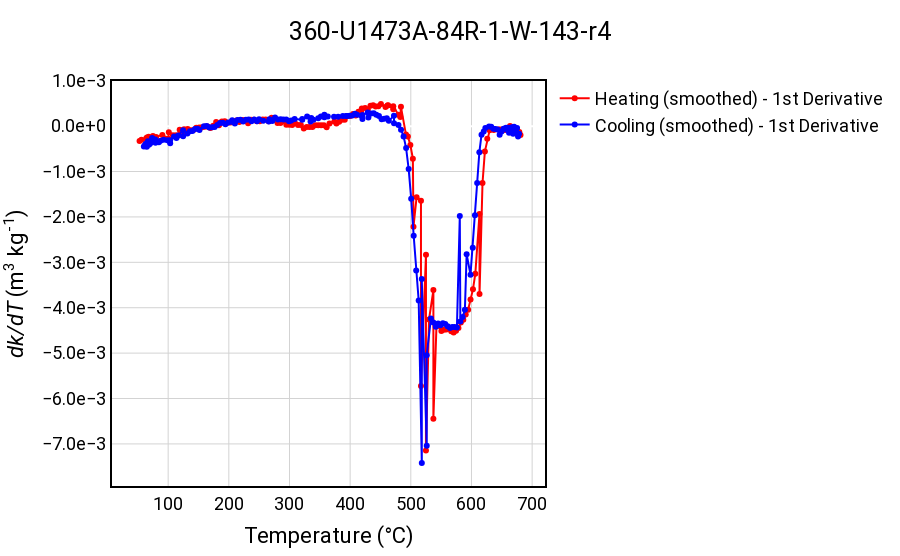
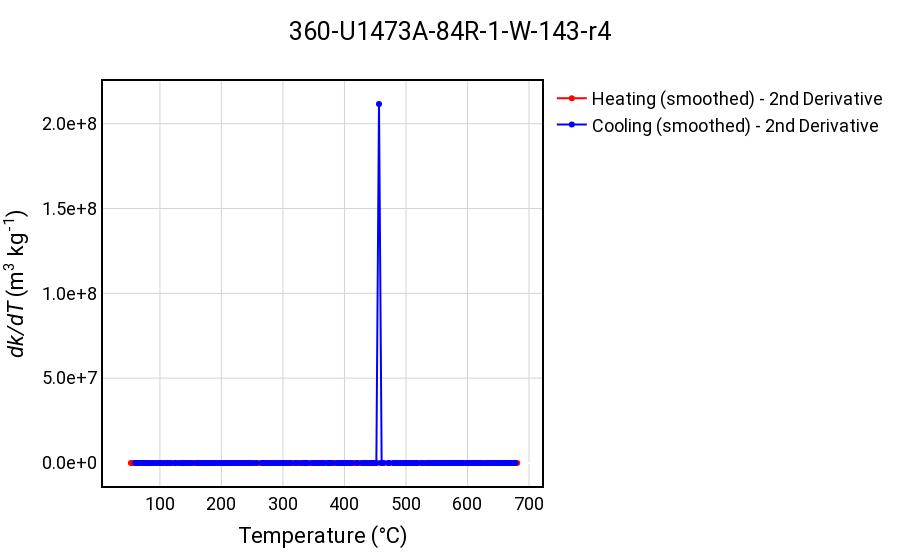

The notebook cell these images were saved under, in order:
### Markdown cell above
### 7. Plot the first and second derivatives of the <span style="font-family: 'Times New Roman';">*k(T)*</span> data

Plotting the first and second derviatives of the data can help define practical Curie Temperatures for the phases in a specimen. For the first derviative one looks for the maximum in the derivative. In the second derivative, one looks for the zero crossing points. The second derivative can often be noisy and hard to work with. NB. The temperatures defined this way are only an estimate of the Curie Temperature.

### Code cell
#Created dataframes from the smoothed data

df_hsmoothed = pd.DataFrame({
    'temp': avg_temp_heat,
    'susc': avg_chi_heat
})

df_csmoothed = pd.DataFrame({
    'temp': avg_temp_cool,
    'susc': avg_chi_cool
})

# ----------------------------------------------------------------------------------------------------------------
# Calculate first order derivative
df_hsmoothed['first_derivative_susc'] = df_hsmoothed['susc'].diff()
df_hsmoothed['first_derivative_temp'] = df_hsmoothed['temp'].diff()
df_hsmoothed['first_derivative_kT'] = df_hsmoothed['first_derivative_susc']/df_hsmoothed['first_derivative_temp']
df_hsmoothed['first_derivative_tstep'] = df_hsmoothed['temp']+(df_hsmoothed['first_derivative_temp']/2)

df_csmoothed['first_derivative_susc'] = df_csmoothed['susc'].diff()
df_csmoothed['first_derivative_temp'] = df_csmoothed['temp'].diff()
df_csmoothed['first_derivative_kT'] = df_csmoothed['first_derivative_susc']/df_csmoothed['first_derivative_temp']
df_csmoothed['first_derivative_tstep'] = df_csmoothed['temp']+(df_csmoothed['first_derivative_temp']/2)

# Create a plot for the 'heat' dataset with red points and a line
fig_dheat = go.Figure()

# Add heat data as a scatter plot with red points and lines
fig_dheat.add_trace(go.Scatter(
    x=df_hsmoothed['first_derivative_tstep'],
    y=df_hsmoothed['first_derivative_kT'],
    mode='lines+markers',
    marker=dict(color='red'),
    line=dict(color='red'),
    name='Heating (smoothed) - 1st Derivative'
))

# Create a scatter plot for the 'cooling' dataset with blue points and a line
fig_dcool = go.Figure()

# Add cooling data as a scatter plot with blue points and lines
fig_dcool.add_trace(go.Scatter(
    x=df_csmoothed['first_derivative_tstep'],
    y=df_csmoothed['first_derivative_kT'],
    mode='lines+markers',
    marker=dict(color='blue'),
    line=dict(color='blue'),
    name='Cooling (smoothed) - 1st Derivative'
))

# Combine the two figures
fig = go.Figure(data=fig_dheat.data + fig_dcool.data)

width = 900  # Adjust the width to your preference
height = int(width / 1.618)  # Calculate height based on the golden ratio

# Update the layout with a unified title and labels
fig.update_layout(
        title={
        'text': f"{selected_specimen}",
        'x': 0.5,  # Center the title
        'xanchor': 'center'
    },
    width=width,
    height=height,
    xaxis_title='Temperature (&deg;C)',
    yaxis_title='<i>dk/dT</i> (m<sup>3</sup> kg<sup>-1</sup>)',
    showlegend=True,
    paper_bgcolor='white',  # Background color of the entire plot
    plot_bgcolor='white',   # Background color of the plotting area
    font=dict(
        family='Roboto, sans-serif',
        size=18,
        color="Black"
    ),
    xaxis=dict(
        tick0=0,  # Start at 0
        dtick=100,  # Tick every 100 units
        gridcolor='lightgray',  # Color of the grid lines
        gridwidth=1,  # Width of the grid lines
        showline=True,  # Show x-axis line
        linewidth=1,  # Width of the x-axis line
        linecolor='black'  # Color of the x-axis line
    ),
    yaxis=dict(
        # Automatic tick marks on the y-axis
        autorange= True,  # Reversed for easier reading
        tickformat='.1e',  # Scientific notation format
        gridcolor='lightgray',  # Color of the grid lines
        gridwidth=1,  # Width of the grid lines
        showline=True,  # Show y-axis line
        linewidth=1,  # Width of the y-axis line
        linecolor='black'  # Color of the y-axis line
    ),
        shapes=[
        # Frame around the plot
        dict(
            type='rect',
            xref='paper', yref='paper',
            x0=0, y0=0, x1=1, y1=1,
            line=dict(color='black', width=2)
        )
    ],
    margin=dict(
        l=50,  # Adjust left margin
        r=50,  # Adjust right margin
        b=50,  # Adjust bottom margin
        t=80   # Adjust top margin for title
    )
)

# Plot first order derviative
fig.show()

# -----------------------------------------------------------------------------------------------------------------
# Calculate second order derivative
df_hsmoothed['second_derivative_susc'] = df_hsmoothed['susc'].diff().diff()
df_hsmoothed['second_derivative_temp'] = df_hsmoothed['temp'].diff().diff()
df_hsmoothed['second_derivative_kT'] = df_hsmoothed['second_derivative_susc']/df_hsmoothed['second_derivative_temp']
df_hsmoothed['second_derivative_tstep'] = df_hsmoothed['temp']+(df_hsmoothed['first_derivative_temp']/2)

df_csmoothed['second_derivative_susc'] = df_csmoothed['susc'].diff().diff()
df_csmoothed['second_derivative_temp'] = df_csmoothed['temp'].diff().diff()
df_csmoothed['second_derivative_kT'] = df_csmoothed['second_derivative_susc']/df_csmoothed['second_derivative_temp']
df_csmoothed['second_derivative_tstep'] = df_csmoothed['temp']+(df_csmoothed['first_derivative_temp']/2)

# Create a plot for the 'heat' dataset with red points and a line
fig_d2heat = go.Figure()

# Add heat data as a scatter plot with red points and lines
fig_d2heat.add_trace(go.Scatter(
    x=df_hsmoothed['second_derivative_tstep'],
    y=df_hsmoothed['second_derivative_kT'],
    mode='lines+markers',
    marker=dict(color='red'),
    line=dict(color='red'),
    name='Heating (smoothed) - 2nd Derivative'
))

# Create a scatter plot for the 'cooling' dataset with blue points and a line
fig_d2cool = go.Figure()

# Add cooling data as a scatter plot with blue points and lines
fig_d2cool.add_trace(go.Scatter(
    x=df_csmoothed['second_derivative_tstep'],
    y=df_csmoothed['second_derivative_kT'],
    mode='lines+markers',
    marker=dict(color='blue'),
    line=dict(color='blue'),
    name='Cooling (smoothed) - 2nd Derivative'
))

# Combine the two figures
figd2 = go.Figure(data=fig_d2heat.data + fig_d2cool.data)

width = 900  # Adjust the width to your preference
height = int(width / 1.618)  # Calculate height based on the golden ratio

# Update the layout with a unified title and labels
figd2.update_layout(
        title={
        'text': f"{selected_specimen}",
        'x': 0.5,  # Center the title
        'xanchor': 'center'
    },
    width=width,
    height=height,
    xaxis_title='Temperature (&deg;C)',
    yaxis_title='<i>dk/dT</i> (m<sup>3</sup> kg<sup>-1</sup>)',
    showlegend=True,
    paper_bgcolor='white',  # Background color of the entire plot
    plot_bgcolor='white',   # Background color of the plotting area
    font=dict(
        family='Roboto, sans-serif',
        size=18,
        color="Black"
    ),
    xaxis=dict(
        tick0=0,  # Start at 0
        dtick=100,  # Tick every 100 units
        gridcolor='lightgray',  # Color of the grid lines
        gridwidth=1,  # Width of the grid lines
        showline=True,  # Show x-axis line
        linewidth=1,  # Width of the x-axis line
        linecolor='black'  # Color of the x-axis line
    ),
    yaxis=dict(
        # Automatic tick marks on the y-axis
        autorange= True,  # Reversed for easier reading
        tickformat='.1e',  # Scientific notation format
        gridcolor='lightgray',  # Color of the grid lines
        gridwidth=1,  # Width of the grid lines
        showline=True,  # Show y-axis line
        linewidth=1,  # Width of the y-axis line
        linecolor='black'  # Color of the y-axis line
    ),
        shapes=[
        # Frame around the plot
        dict(
            type='rect',
            xref='paper', yref='paper',
            x0=0, y0=0, x1=1, y1=1,
            line=dict(color='black', width=2)
        )
    ],
    margin=dict(
        l=50,  # Adjust left margin
        r=50,  # Adjust right margin
        b=50,  # Adjust bottom margin
        t=80   # Adjust top margin for title
    )
)

# Plot first order derviative
figd2.show()

### Figure 1 — Plotly figure (JSON) as saved in the notebook; plotly's stock layout.template omitted (floating-point values rounded to 4 significant figures; data arrays with more than 128 entries replaced by an {"elided": "..."} marker saying what was removed)
{"data": [{"line": {"color": "red"}, "marker": {"color": "red"}, "mode": "lines+markers", "name": "Heating (smoothed) - 1st Derivative", "type": "scatter", "x": {"elided": "152 float values"}, "y": {"elided": "152 float values"}}, {"line": {"color": "blue"}, "marker": {"color": "blue"}, "mode": "lines+markers", "name": "Cooling (smoothed) - 1st Derivative", "type": "scatter", "x": {"elided": "169 float values"}, "y": {"elided": "169 float values"}}], "layout": {"font": {"color": "Black", "family": "Roboto, sans-serif", "size": 18}, "height": 556, "margin": {"b": 50, "l": 50, "r": 50, "t": 80}, "paper_bgcolor": "white", "plot_bgcolor": "white", "shapes": [{"line": {"color": "black", "width": 2}, "type": "rect", "x0": 0, "x1": 1, "xref": "paper", "y0": 0, "y1": 1, "yref": "paper"}], "showlegend": true, "title": {"text": "360-U1473A-84R-1-W-143-r4", "x": 0.5, "xanchor": "center"}, "width": 900, "xaxis": {"dtick": 100, "gridcolor": "lightgray", "gridwidth": 1, "linecolor": "black", "linewidth": 1, "showline": true, "tick0": 0, "title": {"text": "Temperature (&deg;C)"}}, "yaxis": {"autorange": true, "gridcolor": "lightgray", "gridwidth": 1, "linecolor": "black", "linewidth": 1, "showline": true, "tickformat": ".1e", "title": {"text": "<i>dk/dT</i> (m<sup>3</sup> kg<sup>-1</sup>)"}}}}

### Figure 2 — Plotly figure (JSON) as saved in the notebook; plotly's stock layout.template omitted (floating-point values rounded to 4 significant figures; data arrays with more than 128 entries replaced by an {"elided": "..."} marker saying what was removed)
{"data": [{"line": {"color": "red"}, "marker": {"color": "red"}, "mode": "lines+markers", "name": "Heating (smoothed) - 2nd Derivative", "type": "scatter", "x": {"elided": "152 float values"}, "y": {"elided": "152 float values"}}, {"line": {"color": "blue"}, "marker": {"color": "blue"}, "mode": "lines+markers", "name": "Cooling (smoothed) - 2nd Derivative", "type": "scatter", "x": {"elided": "169 float values"}, "y": {"elided": "169 float values"}}], "layout": {"font": {"color": "Black", "family": "Roboto, sans-serif", "size": 18}, "height": 556, "margin": {"b": 50, "l": 50, "r": 50, "t": 80}, "paper_bgcolor": "white", "plot_bgcolor": "white", "shapes": [{"line": {"color": "black", "width": 2}, "type": "rect", "x0": 0, "x1": 1, "xref": "paper", "y0": 0, "y1": 1, "yref": "paper"}], "showlegend": true, "title": {"text": "360-U1473A-84R-1-W-143-r4", "x": 0.5, "xanchor": "center"}, "width": 900, "xaxis": {"dtick": 100, "gridcolor": "lightgray", "gridwidth": 1, "linecolor": "black", "linewidth": 1, "showline": true, "tick0": 0, "title": {"text": "Temperature (&deg;C)"}}, "yaxis": {"autorange": true, "gridcolor": "lightgray", "gridwidth": 1, "linecolor": "black", "linewidth": 1, "showline": true, "tickformat": ".1e", "title": {"text": "<i>dk/dT</i> (m<sup>3</sup> kg<sup>-1</sup>)"}}}}
